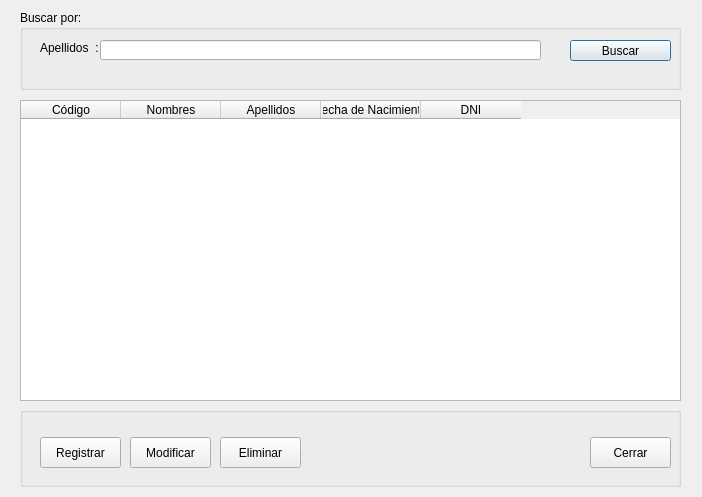
<?xml version="1.0" encoding="UTF-8"?>
<ui version="4.0">
 <class>listaUsuarios</class>
 <widget class="QDialog" name="listaUsuarios">
  <property name="geometry">
   <rect>
    <x>0</x>
    <y>0</y>
    <width>702</width>
    <height>497</height>
   </rect>
  </property>
  <property name="windowTitle">
   <string>Lista de Usuarios</string>
  </property>
  <widget class="QTableWidget" name="twClientes">
   <property name="geometry">
    <rect>
     <x>20</x>
     <y>100</y>
     <width>661</width>
     <height>301</height>
    </rect>
   </property>
   <column>
    <property name="text">
     <string>Código</string>
    </property>
   </column>
   <column>
    <property name="text">
     <string>Nombres</string>
    </property>
   </column>
   <column>
    <property name="text">
     <string>Apellidos</string>
    </property>
   </column>
   <column>
    <property name="text">
     <string>Fecha de Nacimiento</string>
    </property>
   </column>
   <column>
    <property name="text">
     <string>DNI</string>
    </property>
   </column>
  </widget>
  <widget class="QGroupBox" name="groupBox">
   <property name="geometry">
    <rect>
     <x>20</x>
     <y>10</y>
     <width>661</width>
     <height>80</height>
    </rect>
   </property>
   <property name="title">
    <string>Buscar por:</string>
   </property>
   <widget class="QLineEdit" name="txtApellidos">
    <property name="geometry">
     <rect>
      <x>80</x>
      <y>30</y>
      <width>441</width>
      <height>20</height>
     </rect>
    </property>
   </widget>
   <widget class="QLabel" name="label">
    <property name="geometry">
     <rect>
      <x>20</x>
      <y>30</y>
      <width>71</width>
      <height>16</height>
     </rect>
    </property>
    <property name="text">
     <string>Apellidos  :</string>
    </property>
   </widget>
   <widget class="QPushButton" name="btnBuscar">
    <property name="geometry">
     <rect>
      <x>550</x>
      <y>30</y>
      <width>101</width>
      <height>21</height>
     </rect>
    </property>
    <property name="text">
     <string>Buscar</string>
    </property>
   </widget>
  </widget>
  <widget class="QGroupBox" name="groupBox_2">
   <property name="geometry">
    <rect>
     <x>20</x>
     <y>407</y>
     <width>661</width>
     <height>80</height>
    </rect>
   </property>
   <property name="title">
    <string/>
   </property>
   <widget class="QPushButton" name="btnCerrar">
    <property name="geometry">
     <rect>
      <x>570</x>
      <y>30</y>
      <width>81</width>
      <height>31</height>
     </rect>
    </property>
    <property name="text">
     <string>Cerrar</string>
    </property>
   </widget>
   <widget class="QPushButton" name="btnRegistrar">
    <property name="geometry">
     <rect>
      <x>20</x>
      <y>30</y>
      <width>81</width>
      <height>31</height>
     </rect>
    </property>
    <property name="text">
     <string>Registrar</string>
    </property>
   </widget>
   <widget class="QPushButton" name="btnEliminar">
    <property name="geometry">
     <rect>
      <x>200</x>
      <y>30</y>
      <width>81</width>
      <height>31</height>
     </rect>
    </property>
    <property name="text">
     <string>Eliminar</string>
    </property>
   </widget>
   <widget class="QPushButton" name="btnModificar">
    <property name="geometry">
     <rect>
      <x>110</x>
      <y>30</y>
      <width>81</width>
      <height>31</height>
     </rect>
    </property>
    <property name="text">
     <string>Modificar</string>
    </property>
   </widget>
  </widget>
 </widget>
 <tabstops>
  <tabstop>txtApellidos</tabstop>
  <tabstop>btnBuscar</tabstop>
  <tabstop>twClientes</tabstop>
  <tabstop>btnRegistrar</tabstop>
  <tabstop>btnModificar</tabstop>
  <tabstop>btnEliminar</tabstop>
  <tabstop>btnCerrar</tabstop>
 </tabstops>
 <resources/>
 <connections/>
</ui>
